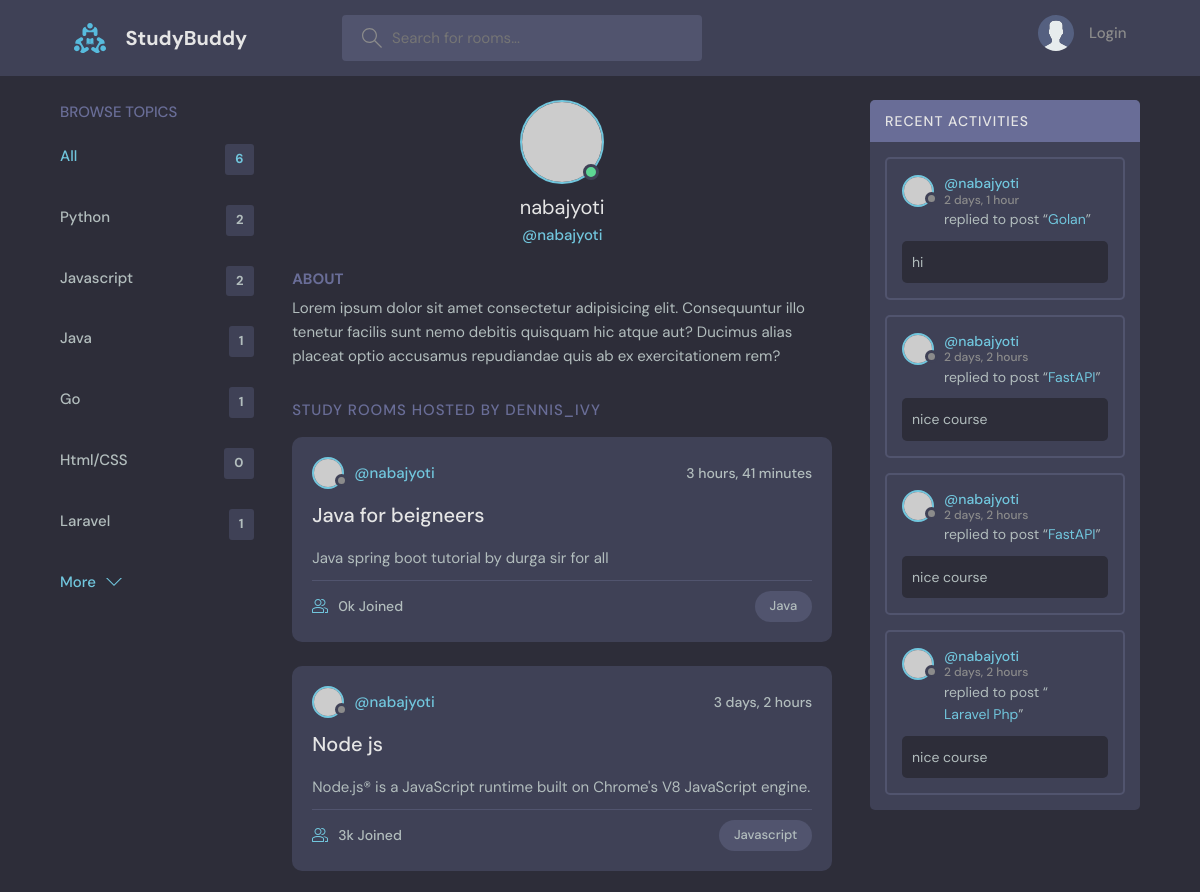
The app's page /profile/1/ (upper part), older data.
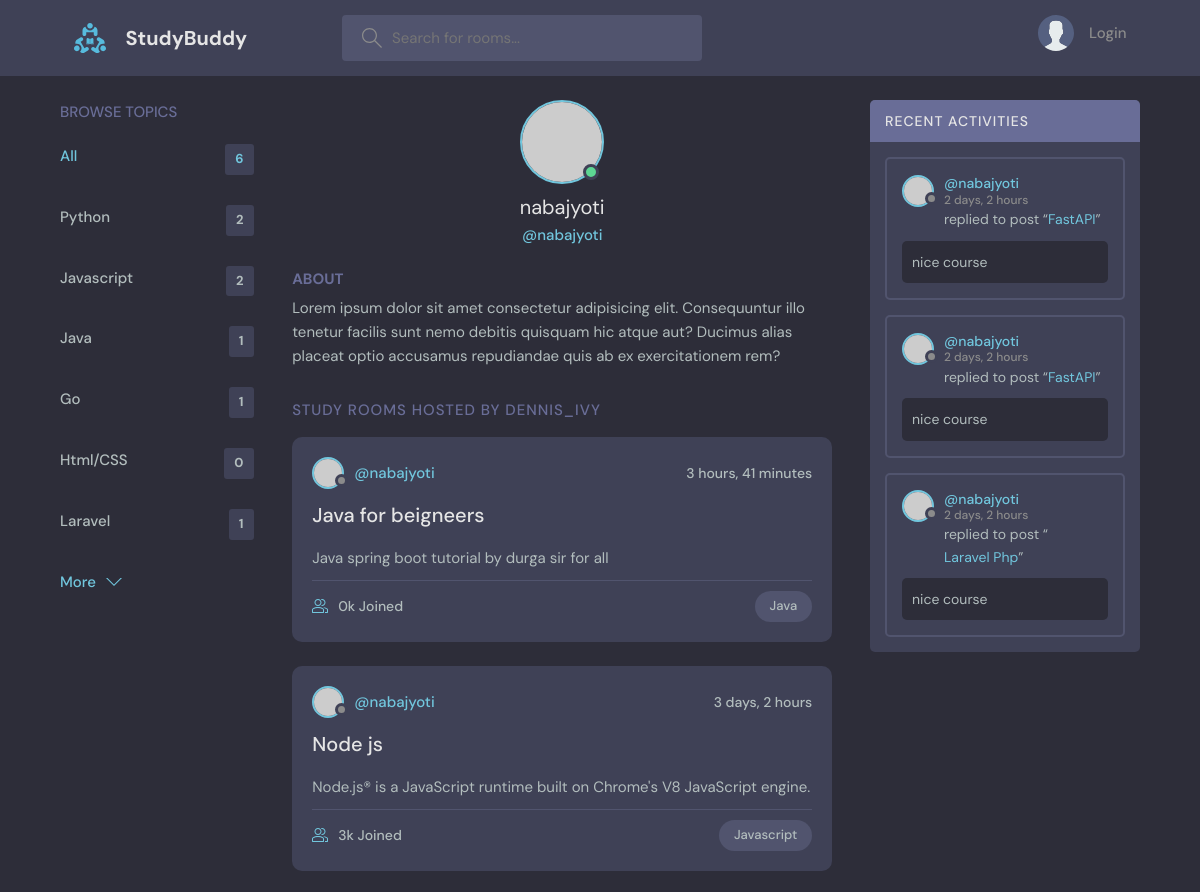
The same page, newer data.
### base/models.py (models this page shows, shortened)
class Topic(models.Model):
    name = models.CharField(max_length=200)

class Room(models.Model):
    user = models.ForeignKey(User, on_delete=models.SET_NULL, null=True)
    topic = models.ForeignKey(Topic, on_delete=models.SET_NULL, null=True)
    name = models.CharField(max_length=128)
    description = models.TextField(null=True, blank=True)
    participants = models.ManyToManyField(User, related_name='participants', blank=True)
    updated = models.DateTimeField(auto_now=True)
    created = models.DateTimeField(auto_now_add=True)
    class Meta:
        ordering = ['-updated','created']
    def __str__(self):
        return self.name

class Message(models.Model):
    user = models.ForeignKey(User, on_delete=models.CASCADE)
    room = models.ForeignKey(Room, on_delete=models.CASCADE)
    body = models.TextField()
    updated = models.DateTimeField(auto_now=True)
    created = models.DateTimeField(auto_now_add=True)
    class Meta:
        ordering = ['-updated','created']

### base/views.py (the view)
# urls.py: path('profile/<str:pk>/', views.user_profile, name='user_profile'),
def user_profile(request, pk):
    user = User.objects.get(pk=pk)
    rooms = user.room_set.all()
    room_messages = user.message_set.all()
    topics = Topic.objects.all()
    context = {
        'user' : user,
        'rooms' : rooms,
        'room_messages' : room_messages,
        'topics' : topics
        }
    return render(request, 'base/profile.html', context)

### base/templates/base/profile.html (shortened to what this page needs)
{% extends 'main.html' %} {% block content %}
<main class="profile-page layout layout--3">
  <div class="container">
    <div>{% include 'base/topics_component.html' %}</div>
    <div class="roomList">
      <div class="profile">
        <div class="profile__avatar">
          <div class="avatar avatar--large active">
            <img src="https://randomuser.me/api/portraits/men/11.jpg" />
          </div>
        </div>
        <div class="profile__info">
          <h3>{{user.username}}</h3>
          <p>@{{user.username}}</p>
        </div>
        <div class="profile__about">
          <h3>About</h3>
          <p>
            Lorem ipsum dolor sit amet consectetur adipisicing elit. Consequuntur illo tenetur
            facilis sunt nemo debitis quisquam hic atque aut? Ducimus alias placeat optio
            accusamus repudiandae quis ab ex exercitationem rem?
          </p>
        </div>
      </div>
      <div class="roomList__header">
        <div>
          <h2>Study Rooms Hosted by dennis_ivy</a>
          </h2>
        </div>
      </div>
      <div>{% include 'base/feed_component.html' %}</div>
    </div>
    <div>{% include 'base/activity_component.html' %}</div>
  </div>
</main>
{% endblock content %}

### base/templates/base/topics_component.html
<div class="topics">
    <div class="topics__header">
      <h2>Browse Topics</h2>
    </div>
    <ul class="topics__list">
      <li>
        <a href="{% url 'home' %}" class="active">All <span>{{topics.count}}</span></a>
      </li>
      {% for topic in topics %}
      <li><a href="{% url 'home' %}?q={{topic.name}}">{{ topic.name }}<span>{{topic.room_set.all.count}}</span></a></li>
      {% endfor %}
    </ul>
    <a class="btn btn--link" href="topics.html">
      More
      <svg version="1.1" xmlns="http://www.w3.org/2000/svg" width="32" height="32" viewBox="0 0 32 32">
        <title>chevron-down</title>
        <path d="M16 21l-13-13h-3l16 16 16-16h-3l-13 13z"></path>
      </svg>
    </a>
  </div>

### base/templates/base/feed_component.html (shortened to what this page needs)
{% for room in rooms %}
<div class="roomListRoom">
    <div class="roomListRoom__header">
      <a href="{% url 'user_profile' room.user.id %}" class="roomListRoom__author">
        <div class="avatar avatar--small">
          <img src="https://randomuser.me/api/portraits/women/11.jpg" />
        </div>
        <span>@{{room.user.username}}</span>
      </a>
      <div class="roomListRoom__actions">
        <span>{{room.created|timesince}}</span>
      </div>
    </div>
    <div class="roomListRoom__content">
      <a href="{% url 'room' room.id %}">{{room.name}}</a>
      <p>
        {{room.description}}
      </p>
    </div>
    <div class="roomListRoom__meta">
      <a href="{% url 'room' room.id %}" class="roomListRoom__joined">
        {{room.participants.all.count}}k Joined
      </a>
      <p class="roomListRoom__topic">{{room.topic.name}}</p>
    </div>
  </div>
{% endfor %}

### base/templates/base/activity_component.html (shortened to what this page needs)
<div class="activities">
    <div class="activities__header">
      <h2>Recent Activities</h2>
    </div>
    {% for message in room_messages %}
    <div class="activities__box">
      <div class="activities__boxHeader roomListRoom__header">
        <a href="profile.html" class="roomListRoom__author">
          <div class="avatar avatar--small">
            <img src="https://randomuser.me/api/portraits/women/11.jpg" />
          </div>
          <p>
            @{{message.user.username}}
            <span>{{ message.created|timesince }}</span>
          </p>
        </a>
      </div>
      <div class="activities__boxContent">
        <p>replied to post “<a href="{% url 'room' message.room.id %}">{{message.room}}</a>”</p>
        <div class="activities__boxRoomContent">
            {{message.body}}
        </div>
      </div>
    </div>
    {% endfor %}
  </div>

Row changes from the older to the newer data that the page shows:
removed Message: user.username "nabajyoti", created "2 days, 1 hour", room "Golan", body "hi"
